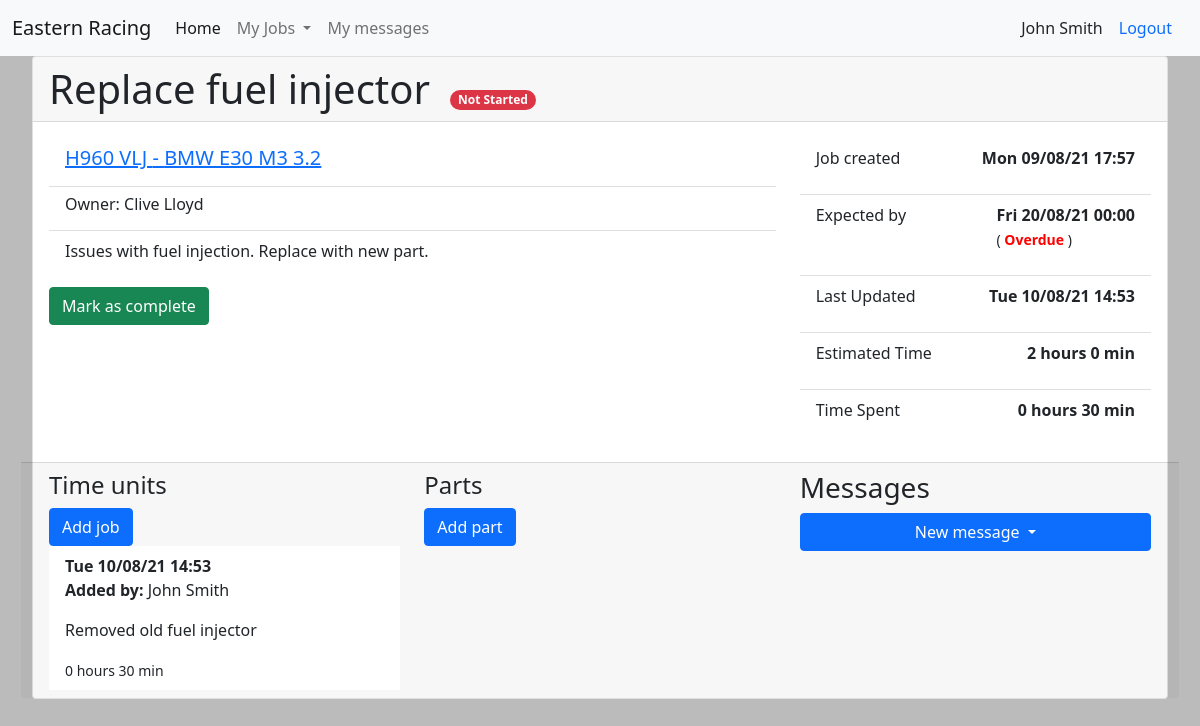
The page /cars/job/9 (signed in) on the database its author committed.
### accounts/models.py (models this page shows, shortened)
class User(AbstractUser):
    pass

class Customer(models.Model):
    user = models.OneToOneField(User, on_delete=models.CASCADE)
    def __str__(self):
        return f"{self.user.first_name} {self.user.last_name}"

class Employee(models.Model):
    user = models.OneToOneField(User, on_delete=models.CASCADE)
    hourly_rate = models.DecimalField(max_digits=10, decimal_places=2)
    def __str__(self):
        return f"{self.user.first_name} {self.user.last_name}"

### cars/models.py (models this page shows, shortened)
class Job(models.Model):
    title = models.CharField(max_length=300)
    description = models.TextField()
    car = models.ForeignKey(Car, on_delete=models.PROTECT)
    employee = models.ForeignKey(Employee, on_delete=models.PROTECT, related_name='assigned_job')
    manager = models.ForeignKey(Manager, on_delete=models.PROTECT, related_name='supervised_job')
    in_progress = models.BooleanField(default=False)
    complete = models.BooleanField(default=False)
    paid = models.BooleanField(default=False)
    estimated_time = models.DurationField(default=timedelta())
    created = models.DateTimeField(auto_now_add=True)
    updated = models.DateTimeField(auto_now=True)
    expected_complete = models.DateTimeField(blank=True)

class Car(models.Model):
    model_name = models.CharField(max_length=200)
    year = models.IntegerField()
    reg = models.CharField(max_length=10)
    owner = models.ForeignKey(Customer, on_delete=models.PROTECT)
    notes = models.TextField()

class LabourUnit(models.Model):
    employee = models.ForeignKey(Employee, on_delete=models.PROTECT)
    job = models.ForeignKey(Job, on_delete=models.CASCADE)
    description = models.TextField()
    time_spent = models.DurationField(default=timedelta())
    created = models.DateTimeField(auto_now_add=True)

### cars/views.py (the view, shortened to what this page needs)
# urls.py: path('job/<str:pk>', views.job_details, name='job-details'),
@login_required
def job_details(request, pk):
    job = get_object_or_404(Job, id=pk)
    if job.paid:
        return redirect('cars:invoice-details', job.id)
    time_form = None
    part_form = None
    time_spent = timedelta(hours= 0, minutes=0)
    unpaid = 0
    for labour_unit in job.labourunit_set.all():
        time_spent += labour_unit.time_spent
    if request.user.groups.first():
        role = request.user.groups.first().name
    else:
        role = None
    if role == 'Employee' or role == 'Manager':
        time_form = LabourUnitForm(initial={'employee': request.user.employee.id, 'job': job})
        part_form = PartUnitForm(initial={'added_by': request.user.employee.id, 'job': job})
        message_form = MessageForm(initial={
            'car': job.car,
            'sender': request.user,
            'job': job,
            'recipient': job.car.owner.user,
            })
    current_time = timezone.now()
    message_list = job.message_set.all().order_by('-created')
    context = {
        'job': job,
        'role': role,
        'current_time': current_time,
        'time_spent': time_spent,
        'time_form': time_form,
        'part_form': part_form,
        'message_form': message_form,
        'message_list': message_list,
        'unpaid': unpaid,
    }
    return render(request, 'cars/job_details.html', context)

### cars/templatetags/cars_extras.py (called while the page is built)
@register.filter
def duration(td):
    total_seconds = int(td.total_seconds())
    hours = total_seconds // 3600
    minutes = (total_seconds % 3600) // 60
    return '{} hours {} min'.format(hours, minutes)

### parts/models.py (called while the page is built)
    def __str__(self):
        return f"{self.name} ({self.stock_level} in stock)"

### cars/templates/cars/job_details.html (shortened to what this page needs)
{% extends 'cars/base.html' %}
{% load cars_extras %}
{% load crispy_forms_tags %}
{% block content %}
<div class="card mb-5">
  <div class="card-header">
    <h1 class="d-inline me-3">{{ job.title }}</h1>
    {% if job.complete %}
    <span class="badge rounded-pill bg-success">Complete</span>
    {% if job.paid %}
    <span class="badge rounded-pill bg-success">Paid</span>
    {% else %}
    <span class="badge rounded-pill bg-danger">Unpaid</span>
    {% endif %}
    {% elif job.in_progress %}
    <span class="badge rounded-pill bg-warning text-dark">In Progress</span>
    {% else %}
    <span class="badge rounded-pill bg-danger">Not Started</span>
    {% endif %}
  </div>
  <div class="card-body row">
    <div class="col-8">
      <ul class="list-group list-group-flush">
        <li class="list-group-item">
          <h5 class="card-title"><a href="{% url 'cars:car-overview' job.car.id %}">{{ job.car.reg }} - {{ job.car.model_name }}</a></h5>
        </li>
        <li class="list-group-item">
          <h6>Owner: {{ job.car.owner }}</h6>
        </li>
        <li class="list-group-item">
          <p>{{ job.description }}</p>
        </li>
      </ul>
      {% if role != 'Customer' and not job.paid %}
      {% if job.complete %}
      <a type="button" class="btn btn-warning" data-bs-toggle="modal" data-bs-target="#completeModal">
        Mark as incomplete
      </a>
      {% else %}
      <a type="button" class="btn btn-success" data-bs-toggle="modal" data-bs-target="#completeModal">
        Mark as complete
      </a>
      {% endif %}
      {% endif %}
    </div>
    <div class="col-4">
      <ul class="list-group list-group-flush">
        <li class="list-group-item d-flex justify-content-between">
          <p>Job created</p>
          <p><b>{{ job.created|date:"D d/m/y H:i" }}</b></p>
        </li>
        <li class="list-group-item d-flex justify-content-between">
          <p>Expected by</p>
          <p><b>{{ job.expected_complete|date:"D d/m/y H:i" }}</b><br>
            <small>({% if job.expected_complete < current_time %}
              <b style="color:red">Overdue</b>
              {% else %}
              {{ job.expected_complete|timeuntil }}
              {% endif %})
            </small>
          </p>
        </li>
        <li class="list-group-item d-flex justify-content-between">
          <p>Last Updated</p>
          <p><b>{{ job.updated|date:"D d/m/y H:i" }}</b></p>
        </li>
        <li class="list-group-item d-flex justify-content-between">
          <p>Estimated Time</p>
          <p><b>{{ job.estimated_time|duration }}</b></p>
        </li>
        <li class="list-group-item d-flex justify-content-between">
          <p>Time Spent</p>
          <p><b>{{ time_spent|duration }}</b></p>
        </li>
      </ul>
    </div>
  </div>
  <div class="card-footer row">
    <div class="col-4">
      <h4 class="card-title">Time units</h4>
      {% if role != 'Customer' %}
      <a type="button" class="btn btn-primary" data-bs-toggle="modal" data-bs-target="#timeModal">
        Add job
      </a>
      {% endif %}
      <ul class="list-group list-group-flush">
        {% for labour_unit in job.labourunit_set.all %}
        <li class="list-group-item">
          <b class="card-title">{{ labour_unit.created|date:"D d/m/y H:i" }}</b>
          <p><b>Added by: </b>{{ labour_unit.employee }}</p>
          <p>{{ labour_unit.description }}</p>
          <small>{{ labour_unit.time_spent|duration }}</small>
        </li>
        {% endfor %}
      </ul>
    </div>
    <div class="col-4">
      <h4 class="card-title">Parts</h4>
      {% if role != 'Customer' %}
      <a type="button" class="btn btn-primary" data-bs-toggle="modal" data-bs-target="#partModal">
        Add part
      </a>
      {% endif %}
    </div>
    <div class="col-4">
      <div class="list-group">
        <h3>Messages</h3>
        <div class="btn-group">
          <button type="button" class="btn btn-primary dropdown-toggle" data-bs-toggle="dropdown" aria-expanded="false">
            New message
          </button>
        </div>
      </div>
    </div>
  </div>
</div>
{% endblock content %}

### cars/templates/cars/base.html (shortened to what this page needs)
{% load static %}
<!DOCTYPE html>
<html lang="en">
<head>
    <link href="https://cdn.jsdelivr.net/npm/bootstrap@5.0.2/dist/css/bootstrap.min.css" rel="stylesheet"
>
    <link rel="stylesheet" href="https://cdn.jsdelivr.net/npm/bootstrap-icons@1.5.0/font/bootstrap-icons.css">
    <link rel="stylesheet" type="text/css" href="{% static 'cars/style.css' %}">
</head>
<body>
    <nav class="navbar navbar-expand-lg navbar-light bg-light">
        <div class="container-fluid">
            <a href="{% url 'cars:home' %}" class="navbar-brand">Eastern Racing</a>
            <div class="collapse navbar-collapse" id="navbarSupportedContent">
                <ul class="navbar-nav me-auto mb-2 mb-lg-0">
                    <li class="nav-item">
                        <a class="nav-link active" aria-current="page" href="#">Home</a>
                    </li>
                    {% if role == 'Employee' %}
                    <li class="nav-item dropdown">
                        <a class="nav-link dropdown-toggle" href="#" id="navbarDropdown" role="button"
                            data-bs-toggle="dropdown" aria-expanded="false">
                            My Jobs
                        </a>
                    </li>
                    {% endif %}
                    <li class="nav-item">
                        <a href="{% url 'cars:message-list' %}" aria-current="page" class="nav-link">My messages</a>
                    </li>
                </ul>
                {% if request.user.is_authenticated %}
                    {{ request.user.first_name }} {{ request.user.last_name }}
                        <a class="nav-link" href="{% url 'accounts:logout' %}">Logout</a>
                {% endif %}
            </div>
        </div>
    </nav>
    <div id="content">
    {% block content %}
    {% endblock content %}
    </div>
</body>
</html>

### cars/static/cars/style.css (style rules this page uses)
body { background-color: #bbb; }
#content { margin: 0 2rem 2rem 2rem; }

### rows shown on the page
User: user.first_name "John", user.last_name "Smith"
Job: title "Replace fuel injector", car.reg "H960 VLJ", car.model_name "BMW E30 M3 3.2", car.owner "Clive Lloyd", description "Issues with fuel injection. Replace with new part.", created "Mon 09/08/21 17:57", expected_complete "Fri 20/08/21 00:00", updated "Tue 10/08/21 14:53", estimated_time|duration "2 hours 0 min"
LabourUnit: created "Tue 10/08/21 14:53", employee "John Smith", description "Removed old fuel injector", time_spent|duration "0 hours 30 min"

### other values the page prints
{{ time_spent|duration }} "0 hours 30 min"
